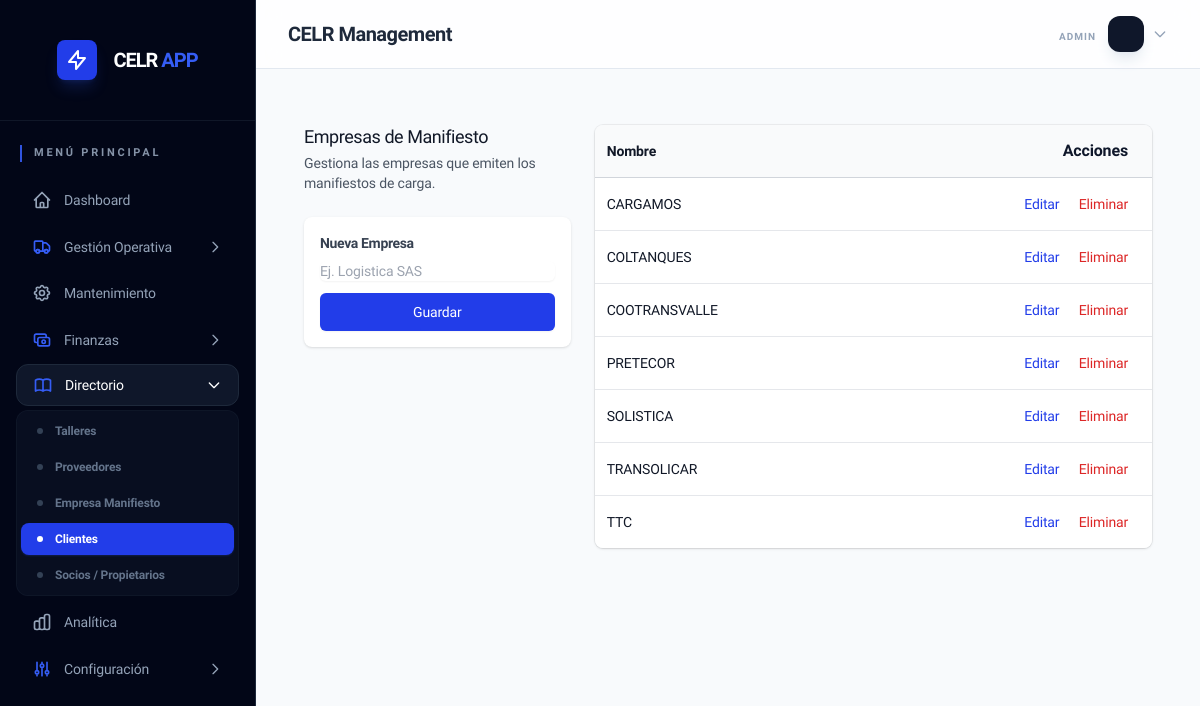
The app's page /manifest_companies.php (signed in) with its own data.
### tables this page shows
CREATE TABLE `manifest_companies` (
  `id` int(11) NOT NULL AUTO_INCREMENT,
  `name` varchar(255) NOT NULL,
  `active` tinyint(1) DEFAULT 1,
  PRIMARY KEY (`id`)
);

### manifest_companies.php (the view, shortened to what this page needs)
<?php
include 'includes/functions.php';
$editItem = null;
$companies = $pdo->query("SELECT * FROM manifest_companies WHERE active = 1 ORDER BY name ASC")->fetchAll();
include 'includes/header.php';
?>
<div class="max-w-4xl mx-auto py-6 px-4">
    <div class="md:grid md:grid-cols-3 md:gap-6">
        <div class="md:col-span-1">
            <h3 class="text-lg font-medium leading-6 text-gray-900">Empresas de Manifiesto</h3>
            <p class="mt-1 text-sm text-gray-600">
                Gestiona las empresas que emiten los manifiestos de carga.
            </p>
            <form action="manifest_companies.php" method="POST" class="mt-6 bg-white p-4 shadow rounded-lg">
                <h4 class="text-sm font-bold text-gray-700 mb-2">
                    <?php echo $editItem ? 'Editar Empresa' : 'Nueva Empresa'; ?>
                </h4>
                <div class="flex flex-col gap-3">
                    <input type="text" name="name"
                        value="<?php echo $editItem ? htmlspecialchars($editItem['name']) : ''; ?>" required
                        class="block w-full rounded-md border-gray-300 shadow-sm focus:border-brand-500 focus:ring-brand-500 sm:text-sm"
                        placeholder="Ej. Logistica SAS">
                    <div class="flex gap-2">
                        <button type="submit"
                            class="flex-1 inline-flex justify-center rounded-md border border-transparent bg-brand-600 py-2 px-4 text-sm font-medium text-white shadow-sm hover:bg-brand-700 focus:outline-none focus:ring-2 focus:ring-brand-500 focus:ring-offset-2">
                            <?php echo $editItem ? 'Actualizar' : 'Guardar'; ?>
                        </button>
                    </div>
                </div>
            </form>
        </div>
        <div class="mt-5 md:mt-0 md:col-span-2">
            <div class="overflow-hidden shadow ring-1 ring-black ring-opacity-5 md:rounded-lg">
                <table class="min-w-full divide-y divide-gray-300">
                    <thead class="bg-gray-50">
                        <tr>
                            <th class="px-3 py-3.5 text-left text-sm font-semibold text-gray-900">Nombre</th>
                            <th class="relative py-3.5 pl-3 pr-4 sm:pr-6 text-right">Acciones</th>
                        </tr>
                    </thead>
                    <tbody class="divide-y divide-gray-200 bg-white">
                        <?php foreach ($companies as $c): ?>
                            <tr>
                                <td class="whitespace-nowrap px-3 py-4 text-sm font-medium text-gray-900">
                                    <?php echo htmlspecialchars($c['name']); ?>
                                </td>
                                <td
                                    class="relative whitespace-nowrap py-4 pl-3 pr-4 text-right text-sm font-medium sm:pr-6">
                                    <a href="manifest_companies.php?edit=<?php echo $c['id']; ?>"
                                        class="text-brand-600 hover:text-brand-900 mr-4">Editar</a>
                                    <a href="manifest_companies.php?delete=<?php echo $c['id']; ?>"
                                        onclick="return confirm('¿Seguro que deseas eliminar esta empresa?');"
                                        class="text-red-600 hover:text-red-900">Eliminar</a>
                                </td>
                            </tr>
                        <?php endforeach; ?>
                    </tbody>
                </table>
            </div>
        </div>
    </div>
</div>
<?php include 'includes/footer.php'; ?>

### index.css (style rules this page uses)
:root { --brand-50: #eff6ff; --brand-100: #dbeafe; --brand-200: #bfdbfe; --brand-500: #3b82f6; --brand-600: #2563eb; --brand-700: #1d4ed8; --brand-800: #1e40af; --slate-50: #f8fafc; --slate-100: #f1f5f9; --slate-200: #e2e8f0; --slate-300: #cbd5e1; --slate-400: #94a3b8; --slate-500: #64748b; --slate-600: #475569; --slate-700: #334155; --slate-800: #1e293b; --slate-900: #0f172a; --slate-950: #020617; }
body { background-color: var(--slate-50); font-family: 'Plus Jakarta Sans', system-ui, -apple-system, sans-serif; color: var(--slate-800); -webkit-font-smoothing: antialiased; letter-spacing: -0.01em; }
h1, h2, h3, .font-bold { letter-spacing: -0.025em; }

### records on screen
manifest_companies: name "CARGAMOS"
manifest_companies: name "COLTANQUES"
manifest_companies: name "COOTRANSVALLE"
manifest_companies: name "PRETECOR"
manifest_companies: name "SOLISTICA"
manifest_companies: name "TRANSOLICAR"
manifest_companies: name "TTC"

### other values on screen
$item['name'] "Dashboard"
$item['name'] "Gestión Operativa"
$item['name'] "Mantenimiento"
$item['name'] "Finanzas"
$item['name'] "Directorio"
$child['name'] "Talleres"
$child['name'] "Proveedores"
$child['name'] "Empresa Manifiesto"
$child['name'] "Clientes"
$child['name'] "Socios / Propietarios"
$item['name'] "Analítica"
$item['name'] "Configuración"
$_SESSION['role'] "ADMIN"
